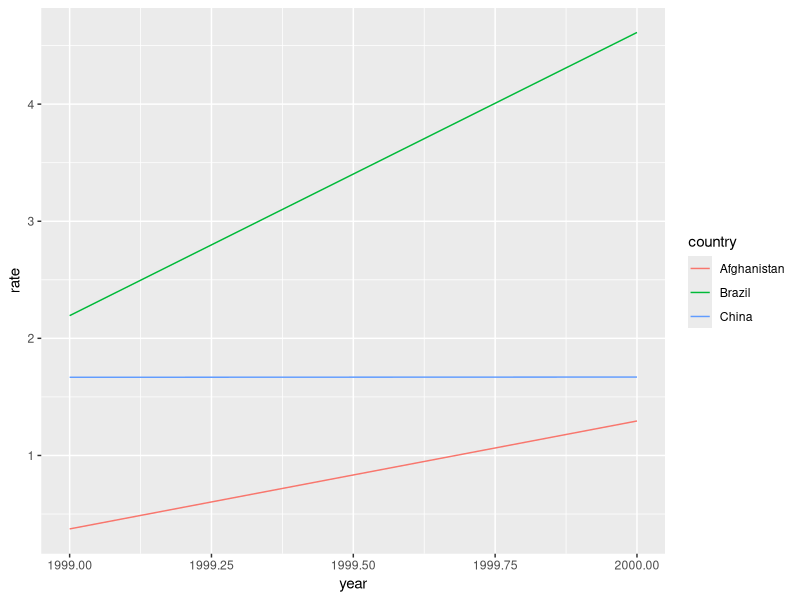
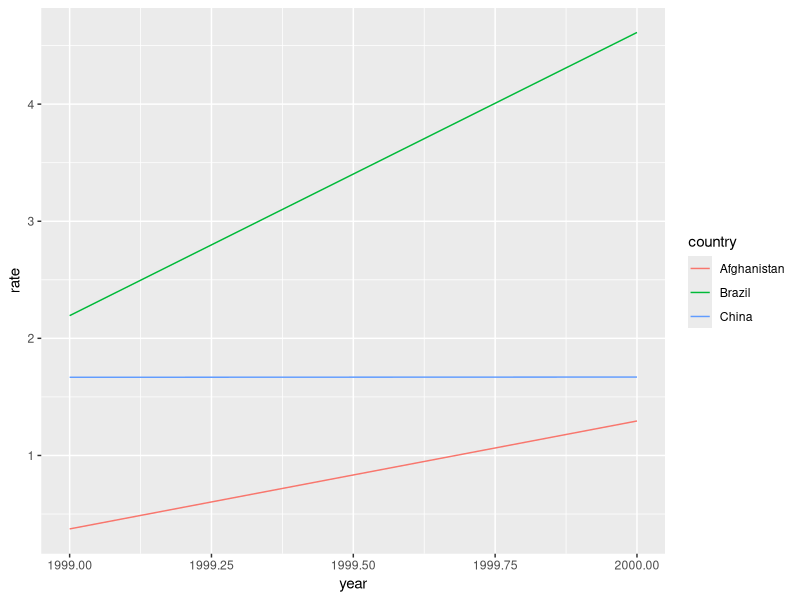

Source code (R) for these figures, in order:
## ---- chunk 1
knitr::opts_chunk$set(echo = TRUE)
## ---- chunk 2
library(tidyverse)
## ---- chunk 3
View(table1)   #Se encontra no formato Tidy, pois as observacoes sao linhas e as variaveis sao colunas.


## ---- chunk 4
View(table2)  #Nao se encontra no formato Tidy, pois as variaveis cases e population estao englobadas na variavel type.

## ---- chunk 5

View(table3) #Nao se encontra no formato Tidy, pois a variavel rate engloba cases e population.


## ---- chunk 6
View(table4a) #Nao se encontra no formato Tidy, pois o tibble em questao possui observacoes como variaveis.

## ---- chunk 7

View(table4b) #Nao se encontra no formato Tidy, pois o tibble em questao possui observacoes como variaveis.



## ---- chunk 8

taxas <- table1 |>
  mutate(rate = cases / population * 10000)




taxas





## ---- chunk 9

casos_por_year <- table1 |>
  group_by(year) |>
  summarise(cases = sum(cases))




## ---- chunk 10


casos_por_country <- table1 |>
  group_by(country) |>
  summarise(cases = sum(cases))



## ---- chunk 11

table1 |>
  select(country, year, cases) |>
  pivot_wider(
    names_from = year,
    values_from = cases
  )






## ---- chunk 12

ggplot(taxas, aes(x = year, y = rate, color = country)) +
  geom_line()



## ---- chunk 13

casos <- table2 |>
  filter(type == "cases") |>
  select(country, year, cases = count)

populacao <- table2 |>
  filter(type == "population") |>
  select(country, year, population = count)

taxas2 <- casos |>
  left_join(populacao, by = c("country", "year")) |>
  mutate(rate = cases / population * 10000)

taxas2
## ---- chunk 14


### Taxa utilizando `table4a` e `table4b`

casos4 <- table4a |>
  pivot_longer(
    cols = c(`1999`, `2000`),
    names_to = "year",
    values_to = "cases"
  )

populacao4 <- table4b |>
  pivot_longer(
    cols = c(`1999`, `2000`),
    names_to = "year",
    values_to = "population"
  )

taxas4 <- casos4 |>
  left_join(populacao4, by = c("country", "year")) |>
  mutate(rate = cases / population * 10000)

taxas4
## ---- chunk 15

ggplot(taxas2, aes(x = year, y = rate, color = country)) +
  geom_line()


## ---- chunk 16


tidy4a <- table4a |>
  pivot_longer(
    cols = c(`1999`, `2000`),
    names_to = "year",
    values_to = "cases"
  )

tidy4a


## ---- chunk 17
tidy4b <- table4b |>
  pivot_longer(
    cols = c(`1999`, `2000`),
    names_to = "year",
    values_to = "population"
  )

tidy4b
## ---- chunk 18
tidy4 <- tidy4a |>
  left_join(tidy4b, by = c("country", "year"))

tidy4        # O comando em questao combina duas ou mais tabelas utilizando uma ou mais variaveis em comum como chave.


## ---- chunk 19
tidy2 <- table2 |>
  pivot_wider(
    names_from = type,
    values_from = count
  )

tidy2
## ---- chunk 20
tidy3 <- table3 |>
  separate(
    rate,
    into = c("cases", "population"),
    sep = "/",
    convert = TRUE
  )

tidy3
